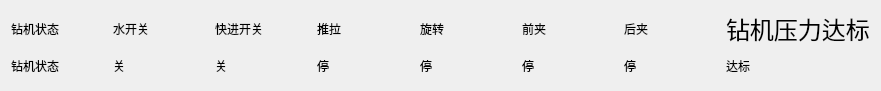
       <widget class="QWidget" name="layoutWidget_36">
        <property name="geometry">
         <rect>
          <x>230</x>
          <y>40</y>
          <width>881</width>
          <height>91</height>
         </rect>
        </property>
        <layout class="QGridLayout" name="gridLayout_29">
         <item row="0" column="5">
          <widget class="QLabel" name="label_468">
           <property name="sizePolicy">
            <sizepolicy hsizetype="Expanding" vsizetype="Expanding">
             <horstretch>0</horstretch>
             <verstretch>0</verstretch>
            </sizepolicy>
           </property>
           <property name="text">
            <string>前夹</string>
           </property>
          </widget>
         </item>
         <item row="1" column="0">
          <widget class="QLabel" name="label_469">
           <property name="sizePolicy">
            <sizepolicy hsizetype="Expanding" vsizetype="Expanding">
             <horstretch>0</horstretch>
             <verstretch>0</verstretch>
            </sizepolicy>
           </property>
           <property name="text">
            <string>钻机状态</string>
           </property>
          </widget>
         </item>
         <item row="0" column="0">
          <widget class="QLabel" name="label_470">
           <property name="sizePolicy">
            <sizepolicy hsizetype="Expanding" vsizetype="Expanding">
             <horstretch>0</horstretch>
             <verstretch>0</verstretch>
            </sizepolicy>
           </property>
           <property name="text">
            <string>钻机状态</string>
           </property>
          </widget>
         </item>
         <item row="0" column="3">
          <widget class="QLabel" name="label_471">
           <property name="sizePolicy">
            <sizepolicy hsizetype="Expanding" vsizetype="Expanding">
             <horstretch>0</horstretch>
             <verstretch>0</verstretch>
            </sizepolicy>
           </property>
           <property name="text">
            <string>推拉</string>
           </property>
          </widget>
         </item>
         <item row="0" column="6">
          <widget class="QLabel" name="label_472">
           <property name="sizePolicy">
            <sizepolicy hsizetype="Expanding" vsizetype="Expanding">
             <horstretch>0</horstretch>
             <verstretch>0</verstretch>
            </sizepolicy>
           </property>
           <property name="text">
            <string>后夹</string>
           </property>
          </widget>
         </item>
         <item row="1" column="5">
          <widget class="QLabel" name="label_473">
           <property name="sizePolicy">
            <sizepolicy hsizetype="Expanding" vsizetype="Expanding">
             <horstretch>0</horstretch>
             <verstretch>0</verstretch>
            </sizepolicy>
           </property>
           <property name="text">
            <string>停</string>
           </property>
          </widget>
         </item>
         <item row="1" column="1">
          <widget class="QLabel" name="label_474">
           <property name="sizePolicy">
            <sizepolicy hsizetype="Expanding" vsizetype="Expanding">
             <horstretch>0</horstretch>
             <verstretch>0</verstretch>
            </sizepolicy>
           </property>
           <property name="text">
            <string>关</string>
           </property>
          </widget>
         </item>
         <item row="1" column="4">
          <widget class="QLabel" name="label_475">
           <property name="sizePolicy">
            <sizepolicy hsizetype="Expanding" vsizetype="Expanding">
             <horstretch>0</horstretch>
             <verstretch>0</verstretch>
            </sizepolicy>
           </property>
           <property name="text">
            <string>停</string>
           </property>
          </widget>
         </item>
         <item row="1" column="6">
          <widget class="QLabel" name="label_476">
           <property name="sizePolicy">
            <sizepolicy hsizetype="Expanding" vsizetype="Expanding">
             <horstretch>0</horstretch>
             <verstretch>0</verstretch>
            </sizepolicy>
           </property>
           <property name="text">
            <string>停</string>
           </property>
          </widget>
         </item>
         <item row="1" column="2">
          <widget class="QLabel" name="label_477">
           <property name="sizePolicy">
            <sizepolicy hsizetype="Expanding" vsizetype="Expanding">
             <horstretch>0</horstretch>
             <verstretch>0</verstretch>
            </sizepolicy>
           </property>
           <property name="text">
            <string>关</string>
           </property>
          </widget>
         </item>
         <item row="1" column="3">
          <widget class="QLabel" name="label_478">
           <property name="sizePolicy">
            <sizepolicy hsizetype="Expanding" vsizetype="Expanding">
             <horstretch>0</horstretch>
             <verstretch>0</verstretch>
            </sizepolicy>
           </property>
           <property name="text">
            <string>停</string>
           </property>
          </widget>
         </item>
         <item row="0" column="1">
          <widget class="QLabel" name="label_479">
           <property name="sizePolicy">
            <sizepolicy hsizetype="Expanding" vsizetype="Expanding">
             <horstretch>0</horstretch>
             <verstretch>0</verstretch>
            </sizepolicy>
           </property>
           <property name="text">
            <string>水开关</string>
           </property>
          </widget>
         </item>
         <item row="0" column="4">
          <widget class="QLabel" name="label_480">
           <property name="sizePolicy">
            <sizepolicy hsizetype="Expanding" vsizetype="Expanding">
             <horstretch>0</horstretch>
             <verstretch>0</verstretch>
            </sizepolicy>
           </property>
           <property name="text">
            <string>旋转</string>
           </property>
          </widget>
         </item>
         <item row="0" column="2">
          <widget class="QLabel" name="label_481">
           <property name="sizePolicy">
            <sizepolicy hsizetype="Expanding" vsizetype="Expanding">
             <horstretch>0</horstretch>
             <verstretch>0</verstretch>
            </sizepolicy>
           </property>
           <property name="text">
            <string>快进开关</string>
           </property>
          </widget>
         </item>
         <item row="0" column="7">
          <widget class="QLabel" name="label_482">
           <property name="font">
            <font>
             <pointsize>18</pointsize>
            </font>
           </property>
           <property name="text">
            <string>钻机压力达标</string>
           </property>
          </widget>
         </item>
         <item row="1" column="7">
          <widget class="QLabel" name="label_483">
           <property name="sizePolicy">
            <sizepolicy hsizetype="Expanding" vsizetype="Expanding">
             <horstretch>0</horstretch>
             <verstretch>0</verstretch>
            </sizepolicy>
           </property>
           <property name="text">
            <string>达标</string>
           </property>
          </widget>
         </item>
        </layout>
       </widget>
